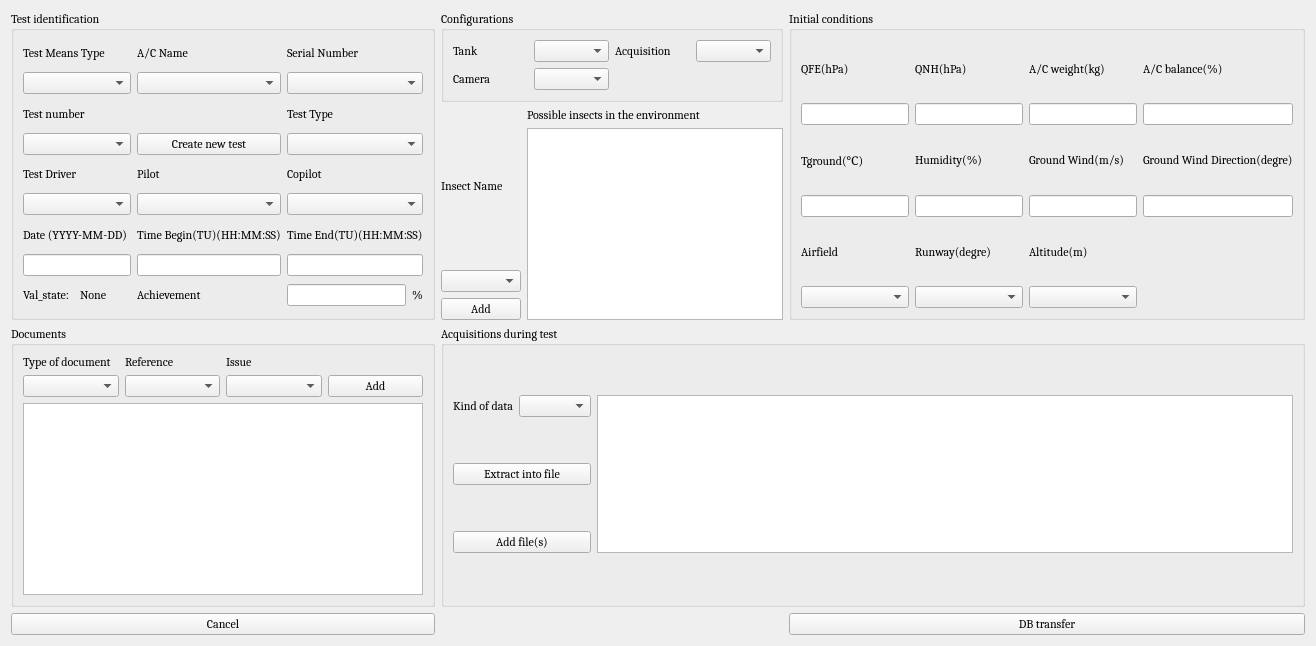
      <widget class="QWidget" name="tab_3">
       <attribute name="title">
        <string>A/C Test</string>
       </attribute>
       <layout class="QGridLayout" name="gridLayout">
        <item row="0" column="2" rowspan="2">
         <widget class="QGroupBox" name="groupBox_5">
          <property name="minimumSize">
           <size>
            <width>0</width>
            <height>0</height>
           </size>
          </property>
          <property name="font">
           <font>
            <family>Cambria</family>
            <pointsize>9</pointsize>
           </font>
          </property>
          <property name="title">
           <string>Initial conditions</string>
          </property>
          <layout class="QVBoxLayout" name="verticalLayout_5">
           <item>
            <layout class="QGridLayout" name="gridLayout_5">
             <item row="0" column="6">
              <widget class="QLabel" name="label_22">
               <property name="font">
                <font>
                 <family>Cambria</family>
                 <pointsize>9</pointsize>
                </font>
               </property>
               <property name="text">
                <string>A/C balance(%)</string>
               </property>
              </widget>
             </item>
             <item row="4" column="6">
              <widget class="QLineEdit" name="lineEdit_13">
               <property name="font">
                <font>
                 <family>Cambria</family>
                 <pointsize>9</pointsize>
                </font>
               </property>
              </widget>
             </item>
             <item row="2" column="6">
              <widget class="QLineEdit" name="lineEdit_12">
               <property name="font">
                <font>
                 <family>Cambria</family>
                 <pointsize>9</pointsize>
                </font>
               </property>
              </widget>
             </item>
             <item row="3" column="6">
              <widget class="QLabel" name="label_23">
               <property name="font">
                <font>
                 <family>Cambria</family>
                 <pointsize>9</pointsize>
                </font>
               </property>
               <property name="text">
                <string>Ground Wind Direction(degre)</string>
               </property>
              </widget>
             </item>
             <item row="5" column="0" colspan="2">
              <widget class="QLabel" name="label_27">
               <property name="font">
                <font>
                 <family>Cambria</family>
                 <pointsize>9</pointsize>
                </font>
               </property>
               <property name="text">
                <string>Airfield</string>
               </property>
              </widget>
             </item>
             <item row="5" column="4" colspan="2">
              <widget class="QLabel" name="label_29">
               <property name="font">
                <font>
                 <family>Cambria</family>
                 <pointsize>9</pointsize>
                </font>
               </property>
               <property name="text">
                <string>Altitude(m)</string>
               </property>
              </widget>
             </item>
             <item row="6" column="4" colspan="2">
              <widget class="QComboBox" name="comboBox_36">
               <property name="font">
                <font>
                 <family>Cambria</family>
                 <pointsize>9</pointsize>
                </font>
               </property>
              </widget>
             </item>
             <item row="6" column="0" colspan="2">
              <widget class="QComboBox" name="comboBox_16">
               <property name="font">
                <font>
                 <family>Cambria</family>
                 <pointsize>9</pointsize>
                </font>
               </property>
              </widget>
             </item>
             <item row="6" column="2" colspan="2">
              <widget class="QComboBox" name="comboBox_17">
               <property name="font">
                <font>
                 <family>Cambria</family>
                 <pointsize>9</pointsize>
                </font>
               </property>
              </widget>
             </item>
             <item row="5" column="2" colspan="2">
              <widget class="QLabel" name="label_28">
               <property name="font">
                <font>
                 <family>Cambria</family>
                 <pointsize>9</pointsize>
                </font>
               </property>
               <property name="text">
                <string>Runway(degre)</string>
               </property>
              </widget>
             </item>
             <item row="4" column="0" colspan="2">
              <widget class="QLineEdit" name="lineEdit_6">
               <property name="font">
                <font>
                 <family>Cambria</family>
                 <pointsize>9</pointsize>
                </font>
               </property>
              </widget>
             </item>
             <item row="3" column="0" colspan="2">
              <widget class="QLabel" name="label_26">
               <property name="font">
                <font>
                 <family>Cambria</family>
                 <pointsize>9</pointsize>
                </font>
               </property>
               <property name="text">
                <string>Tground(℃)</string>
               </property>
              </widget>
             </item>
             <item row="2" column="0" colspan="2">
              <widget class="QLineEdit" name="lineEdit_5">
               <property name="font">
                <font>
                 <family>Cambria</family>
                 <pointsize>9</pointsize>
                </font>
               </property>
              </widget>
             </item>
             <item row="0" column="0" colspan="2">
              <widget class="QLabel" name="label_19">
               <property name="font">
                <font>
                 <family>Cambria</family>
                 <pointsize>9</pointsize>
                </font>
               </property>
               <property name="text">
                <string>QFE(hPa)</string>
               </property>
              </widget>
             </item>
             <item row="0" column="2" colspan="2">
              <widget class="QLabel" name="label_20">
               <property name="font">
                <font>
                 <family>Cambria</family>
                 <pointsize>9</pointsize>
                </font>
               </property>
               <property name="text">
                <string>QNH(hPa)</string>
               </property>
              </widget>
             </item>
             <item row="2" column="2" colspan="2">
              <widget class="QLineEdit" name="lineEdit_7">
               <property name="font">
                <font>
                 <family>Cambria</family>
                 <pointsize>9</pointsize>
                </font>
               </property>
              </widget>
             </item>
             <item row="3" column="2" colspan="2">
              <widget class="QLabel" name="label_25">
               <property name="font">
                <font>
                 <family>Cambria</family>
                 <pointsize>9</pointsize>
                </font>
               </property>
               <property name="text">
                <string>Humidity(%)</string>
               </property>
              </widget>
             </item>
             <item row="4" column="2" colspan="2">
              <widget class="QLineEdit" name="lineEdit_8">
               <property name="font">
                <font>
                 <family>Cambria</family>
                 <pointsize>9</pointsize>
                </font>
               </property>
              </widget>
             </item>
             <item row="4" column="4" colspan="2">
              <widget class="QLineEdit" name="lineEdit_10">
               <property name="font">
                <font>
                 <family>Cambria</family>
                 <pointsize>9</pointsize>
                </font>
               </property>
              </widget>
             </item>
             <item row="3" column="4" colspan="2">
              <widget class="QLabel" name="label_24">
               <property name="font">
                <font>
                 <family>Cambria</family>
                 <pointsize>9</pointsize>
                </font>
               </property>
               <property name="text">
                <string>Ground Wind(m/s)</string>
               </property>
              </widget>
             </item>
             <item row="0" column="4" colspan="2">
              <widget class="QLabel" name="label_21">
               <property name="font">
                <font>
                 <family>Cambria</family>
                 <pointsize>9</pointsize>
                </font>
               </property>
               <property name="text">
                <string>A/C weight(kg)</string>
               </property>
              </widget>
             </item>
             <item row="2" column="4" colspan="2">
              <widget class="QLineEdit" name="lineEdit_9">
               <property name="font">
                <font>
                 <family>Cambria</family>
                 <pointsize>9</pointsize>
                </font>
               </property>
              </widget>
             </item>
            </layout>
           </item>
          </layout>
         </widget>
        </item>
        <item row="2" column="1" colspan="2">
         <widget class="QGroupBox" name="groupBox">
          <property name="font">
           <font>
            <family>Cambria</family>
            <pointsize>9</pointsize>
           </font>
          </property>
          <property name="title">
           <string>Acquisitions during test</string>
          </property>
          <layout class="QGridLayout" name="gridLayout_6">
           <item row="2" column="0" colspan="2">
            <widget class="QPushButton" name="pushButton_6">
             <property name="font">
              <font>
               <family>Cambria</family>
               <pointsize>9</pointsize>
              </font>
             </property>
             <property name="text">
              <string>Extract into file</string>
             </property>
            </widget>
           </item>
           <item row="3" column="0" colspan="2">
            <widget class="QPushButton" name="pushButton_7">
             <property name="font">
              <font>
               <family>Cambria</family>
               <pointsize>9</pointsize>
              </font>
             </property>
             <property name="text">
              <string>Add file(s)</string>
             </property>
            </widget>
           </item>
           <item row="1" column="0">
            <widget class="QLabel" name="label_32">
             <property name="font">
              <font>
               <family>Cambria</family>
               <pointsize>9</pointsize>
              </font>
             </property>
             <property name="text">
              <string>Kind of data</string>
             </property>
            </widget>
           </item>
           <item row="1" column="1">
            <widget class="QComboBox" name="comboBox_18">
             <property name="font">
              <font>
               <family>Cambria</family>
               <pointsize>9</pointsize>
              </font>
             </property>
            </widget>
           </item>
           <item row="1" column="2" rowspan="3">
            <widget class="QTableWidget" name="tableWidget_3">
             <property name="font">
              <font>
               <family>Cambria</family>
               <pointsize>9</pointsize>
              </font>
             </property>
            </widget>
           </item>
          </layout>
         </widget>
        </item>
        <item row="0" column="1">
         <widget class="QGroupBox" name="groupBox_4">
          <property name="minimumSize">
           <size>
            <width>0</width>
            <height>0</height>
           </size>
          </property>
          <property name="maximumSize">
           <size>
            <width>16777215</width>
            <height>165555</height>
           </size>
          </property>
          <property name="font">
           <font>
            <family>Cambria</family>
            <pointsize>9</pointsize>
           </font>
          </property>
          <property name="title">
           <string>Configurations</string>
          </property>
          <layout class="QGridLayout" name="gridLayout_4">
           <item row="0" column="0">
            <widget class="QLabel" name="label_17">
             <property name="font">
              <font>
               <family>Cambria</family>
               <pointsize>9</pointsize>
              </font>
             </property>
             <property name="text">
              <string>Tank</string>
             </property>
            </widget>
           </item>
           <item row="0" column="1">
            <widget class="QComboBox" name="comboBox_12">
             <property name="font">
              <font>
               <family>Cambria</family>
               <pointsize>9</pointsize>
              </font>
             </property>
            </widget>
           </item>
           <item row="0" column="2">
            <widget class="QLabel" name="label_16">
             <property name="font">
              <font>
               <family>Cambria</family>
               <pointsize>9</pointsize>
              </font>
             </property>
             <property name="text">
              <string>Acquisition</string>
             </property>
            </widget>
           </item>
           <item row="0" column="3">
            <widget class="QComboBox" name="comboBox_14">
             <property name="font">
              <font>
               <family>Cambria</family>
               <pointsize>9</pointsize>
              </font>
             </property>
            </widget>
           </item>
           <item row="1" column="0">
            <widget class="QLabel" name="label_18">
             <property name="font">
              <font>
               <family>Cambria</family>
               <pointsize>9</pointsize>
              </font>
             </property>
             <property name="text">
              <string>Camera</string>
             </property>
            </widget>
           </item>
           <item row="1" column="1">
            <widget class="QComboBox" name="comboBox_13">
             <property name="font">
              <font>
               <family>Cambria</family>
               <pointsize>9</pointsize>
              </font>
             </property>
            </widget>
           </item>
          </layout>
         </widget>
        </item>
        <item row="2" column="0">
         <widget class="QGroupBox" name="groupBox_3">
          <property name="font">
           <font>
            <family>Cambria</family>
            <pointsize>9</pointsize>
           </font>
          </property>
          <property name="title">
           <string>Documents</string>
          </property>
          <layout class="QVBoxLayout" name="verticalLayout">
           <item>
            <layout class="QGridLayout" name="gridLayout_3">
             <item row="0" column="2">
              <widget class="QLabel" name="label_15">
               <property name="font">
                <font>
                 <family>Cambria</family>
                 <pointsize>9</pointsize>
                </font>
               </property>
               <property name="text">
                <string>Issue</string>
               </property>
              </widget>
             </item>
             <item row="1" column="1">
              <widget class="QComboBox" name="comboBox_10">
               <property name="minimumSize">
                <size>
                 <width>0</width>
                 <height>20</height>
                </size>
               </property>
               <property name="font">
                <font>
                 <family>Cambria</family>
                 <pointsize>9</pointsize>
                </font>
               </property>
              </widget>
             </item>
             <item row="0" column="0">
              <widget class="QLabel" name="label_13">
               <property name="font">
                <font>
                 <family>Cambria</family>
                 <pointsize>9</pointsize>
                </font>
               </property>
               <property name="text">
                <string>Type of document</string>
               </property>
              </widget>
             </item>
             <item row="1" column="0">
              <widget class="QComboBox" name="comboBox_9">
               <property name="minimumSize">
                <size>
                 <width>0</width>
                 <height>20</height>
                </size>
               </property>
               <property name="font">
                <font>
                 <family>Cambria</family>
                 <pointsize>9</pointsize>
                </font>
               </property>
              </widget>
             </item>
             <item row="0" column="1">
              <widget class="QLabel" name="label_14">
               <property name="font">
                <font>
                 <family>Cambria</family>
                 <pointsize>9</pointsize>
                </font>
               </property>
               <property name="text">
                <string>Reference</string>
               </property>
              </widget>
             </item>
             <item row="1" column="2">
              <widget class="QComboBox" name="comboBox_11">
               <property name="minimumSize">
                <size>
                 <width>0</width>
                 <height>20</height>
                </size>
               </property>
               <property name="font">
                <font>
                 <family>Cambria</family>
                 <pointsize>9</pointsize>
                </font>
               </property>
              </widget>
             </item>
             <item row="1" column="3">
              <widget class="QPushButton" name="pushButton_4">
               <property name="font">
                <font>
                 <family>Cambria</family>
                 <pointsize>9</pointsize>
                </font>
               </property>
               <property name="text">
                <string>Add</string>
               </property>
              </widget>
             </item>
            </layout>
           </item>
           <item>
            <widget class="QTableWidget" name="tableWidget">
             <property name="font">
              <font>
               <family>Cambria</family>
               <pointsize>9</pointsize>
              </font>
             </property>
            </widget>
           </item>
          </layout>
         </widget>
        </item>
        <item row="1" column="1">
         <layout class="QHBoxLayout" name="horizontalLayout_2">
          <item>
           <layout class="QVBoxLayout" name="verticalLayout_4">
            <item>
             <widget class="QLabel" name="label_30">
              <property name="font">
               <font>
                <family>Cambria</family>
                <pointsize>9</pointsize>
               </font>
              </property>
              <property name="text">
               <string>Insect Name</string>
              </property>
             </widget>
            </item>
            <item>
             <widget class="QComboBox" name="comboBox_15">
              <property name="font">
               <font>
                <family>Cambria</family>
                <pointsize>9</pointsize>
               </font>
              </property>
             </widget>
            </item>
            <item>
             <widget class="QPushButton" name="pushButton_5">
              <property name="font">
               <font>
                <family>Cambria</family>
                <pointsize>9</pointsize>
               </font>
              </property>
              <property name="text">
               <string>Add</string>
              </property>
             </widget>
            </item>
           </layout>
          </item>
          <item>
           <layout class="QVBoxLayout" name="verticalLayout_3">
            <item>
             <widget class="QLabel" name="label_31">
              <property name="font">
               <font>
                <family>Cambria</family>
                <pointsize>9</pointsize>
               </font>
              </property>
              <property name="text">
               <string>Possible insects in the environment</string>
              </property>
             </widget>
            </item>
            <item>
             <widget class="QTableWidget" name="tableWidget_2">
              <property name="font">
               <font>
                <family>Cambria</family>
                <pointsize>9</pointsize>
               </font>
              </property>
             </widget>
            </item>
           </layout>
          </item>
         </layout>
        </item>
        <item row="0" column="0" rowspan="2">
         <widget class="QGroupBox" name="groupBox_2">
          <property name="font">
           <font>
            <family>Cambria</family>
            <pointsize>9</pointsize>
           </font>
          </property>
          <property name="title">
           <string>Test identification</string>
          </property>
          <layout class="QGridLayout" name="gridLayout_2">
           <item row="1" column="3">
            <widget class="QComboBox" name="comboBox_3">
             <property name="font">
              <font>
               <family>Cambria</family>
               <pointsize>9</pointsize>
              </font>
             </property>
            </widget>
           </item>
           <item row="1" column="1">
            <widget class="QComboBox" name="comboBox">
             <property name="font">
              <font>
               <family>Cambria</family>
               <pointsize>9</pointsize>
              </font>
             </property>
            </widget>
           </item>
           <item row="0" column="1">
            <widget class="QLabel" name="label_3">
             <property name="font">
              <font>
               <family>Cambria</family>
               <pointsize>9</pointsize>
              </font>
             </property>
             <property name="text">
              <string>Test Means Type</string>
             </property>
            </widget>
           </item>
           <item row="0" column="3">
            <widget class="QLabel" name="label">
             <property name="font">
              <font>
               <family>Cambria</family>
               <pointsize>9</pointsize>
              </font>
             </property>
             <property name="text">
              <string>Serial Number</string>
             </property>
            </widget>
           </item>
           <item row="2" column="1">
            <widget class="QLabel" name="label_4">
             <property name="font">
              <font>
               <family>Cambria</family>
               <pointsize>9</pointsize>
              </font>
             </property>
             <property name="text">
              <string>Test number</string>
             </property>
            </widget>
           </item>
           <item row="3" column="1">
            <widget class="QComboBox" name="comboBox_4">
             <property name="font">
              <font>
               <family>Cambria</family>
               <pointsize>9</pointsize>
              </font>
             </property>
            </widget>
           </item>
           <item row="6" column="3">
            <widget class="QLabel" name="label_11">
             <property name="font">
              <font>
               <family>Cambria</family>
               <pointsize>9</pointsize>
              </font>
             </property>
             <property name="text">
              <string>Time End(TU)(HH:MM:SS)</string>
             </property>
            </widget>
           </item>
           <item row="6" column="1">
            <widget class="QLabel" name="label_9">
             <property name="font">
              <font>
               <family>Cambria</family>
               <pointsize>9</pointsize>
              </font>
             </property>
             <property name="text">
              <string>Date (YYYY-MM-DD)</string>
             </property>
            </widget>
           </item>
           <item row="6" column="2">
            <widget class="QLabel" name="label_10">
             <property name="font">
              <font>
               <family>Cambria</family>
               <pointsize>9</pointsize>
              </font>
             </property>
             <property name="text">
              <string>Time Begin(TU)(HH:MM:SS)</string>
             </property>
            </widget>
           </item>
           <item row="7" column="3">
            <widget class="QLineEdit" name="lineEdit_3">
             <property name="font">
              <font>
               <family>Cambria</family>
               <pointsize>9</pointsize>
              </font>
             </property>
            </widget>
           </item>
           <item row="7" column="2">
            <widget class="QLineEdit" name="lineEdit_2">
             <property name="font">
              <font>
               <family>Cambria</family>
               <pointsize>9</pointsize>
              </font>
             </property>
            </widget>
           </item>
           <item row="8" column="2">
            <widget class="QLabel" name="label_12">
             <property name="font">
              <font>
               <family>Cambria</family>
               <pointsize>9</pointsize>
              </font>
             </property>
             <property name="text">
              <string>Achievement</string>
             </property>
            </widget>
           </item>
           <item row="7" column="1">
            <widget class="QLineEdit" name="lineEdit">
             <property name="font">
              <font>
               <family>Cambria</family>
               <pointsize>9</pointsize>
              </font>
             </property>
            </widget>
           </item>
           <item row="8" column="3">
            <layout class="QHBoxLayout" name="horizontalLayout">
             <item>
              <widget class="QLineEdit" name="lineEdit_4">
               <property name="font">
                <font>
                 <family>Cambria</family>
                 <pointsize>9</pointsize>
                </font>
               </property>
              </widget>
             </item>
             <item>
              <widget class="QLabel" name="label_56">
               <property name="font">
                <font>
                 <family>Cambria</family>
                 <pointsize>9</pointsize>
                </font>
               </property>
               <property name="text">
                <string>%</string>
               </property>
              </widget>
             </item>
            </layout>
           </item>
           <item row="8" column="1">
            <layout class="QHBoxLayout" name="horizontalLayout_3">
             <item>
              <widget class="QLabel" name="label_62">
               <property name="font">
                <font>
                 <family>Cambria</family>
                 <pointsize>9</pointsize>
                </font>
               </property>
               <property name="text">
                <string>Val_state:</string>
               </property>
              </widget>
             </item>
             <item>
              <widget class="QLabel" name="label_49">
               <property name="font">
                <font>
                 <family>Cambria</family>
                 <pointsize>9</pointsize>
                </font>
               </property>
               <property name="text">
                <string>None</string>
               </property>
              </widget>
             </item>
            </layout>
           </item>
           <item row="4" column="3">
            <widget class="QLabel" name="label_8">
             <property name="font">
              <font>
               <family>Cambria</family>
               <pointsize>9</pointsize>
              </font>
             </property>
             <property name="text">
              <string>Copilot</string>
             </property>
            </widget>
           </item>
           <item row="5" column="3">
            <widget class="QComboBox" name="comboBox_8">
             <property name="font">
              <font>
               <family>Cambria</family>
               <pointsize>9</pointsize>
              </font>
             </property>
            </widget>
           </item>
           <item row="4" column="2">
            <widget class="QLabel" name="label_7">
             <property name="font">
              <font>
               <family>Cambria</family>
               <pointsize>9</pointsize>
              </font>
             </property>
             <property name="text">
              <string>Pilot</string>
             </property>
            </widget>
           </item>
           <item row="5" column="2">
            <widget class="QComboBox" name="comboBox_7">
             <property name="font">
              <font>
               <family>Cambria</family>
               <pointsize>9</pointsize>
              </font>
             </property>
            </widget>
           </item>
           <item row="4" column="1">
            <widget class="QLabel" name="label_6">
             <property name="font">
              <font>
               <family>Cambria</family>
               <pointsize>9</pointsize>
              </font>
             </property>
             <property name="text">
              <string>Test Driver</string>
             </property>
            </widget>
           </item>
           <item row="5" column="1">
            <widget class="QComboBox" name="comboBox_6">
             <property name="font">
              <font>
               <family>Cambria</family>
               <pointsize>9</pointsize>
              </font>
             </property>
            </widget>
           </item>
           <item row="2" column="3">
            <widget class="QLabel" name="label_5">
             <property name="font">
              <font>
               <family>Cambria</family>
               <pointsize>9</pointsize>
              </font>
             </property>
             <property name="text">
              <string>Test Type</string>
             </property>
            </widget>
           </item>
           <item row="3" column="3">
            <widget class="QComboBox" name="comboBox_5">
             <property name="font">
              <font>
               <family>Cambria</family>
               <pointsize>9</pointsize>
              </font>
             </property>
            </widget>
           </item>
           <item row="3" column="2">
            <widget class="QPushButton" name="pushButton_3">
             <property name="font">
              <font>
               <family>Cambria</family>
               <pointsize>9</pointsize>
              </font>
             </property>
             <property name="text">
              <string>Create new test</string>
             </property>
            </widget>
           </item>
           <item row="0" column="2">
            <widget class="QLabel" name="label_2">
             <property name="font">
              <font>
               <family>Cambria</family>
               <pointsize>9</pointsize>
              </font>
             </property>
             <property name="text">
              <string>A/C Name</string>
             </property>
            </widget>
           </item>
           <item row="1" column="2">
            <widget class="QComboBox" name="comboBox_2">
             <property name="font">
              <font>
               <family>Cambria</family>
               <pointsize>9</pointsize>
              </font>
             </property>
            </widget>
           </item>
          </layout>
         </widget>
        </item>
        <item row="3" column="2">
         <widget class="QPushButton" name="pushButton_2">
          <property name="font">
           <font>
            <family>Cambria</family>
            <pointsize>9</pointsize>
           </font>
          </property>
          <property name="text">
           <string>DB transfer</string>
          </property>
         </widget>
        </item>
        <item row="3" column="0">
         <widget class="QPushButton" name="pushButton">
          <property name="font">
           <font>
            <family>Cambria</family>
            <pointsize>9</pointsize>
           </font>
          </property>
          <property name="text">
           <string>Cancel</string>
          </property>
         </widget>
        </item>
       </layout>
      </widget>
